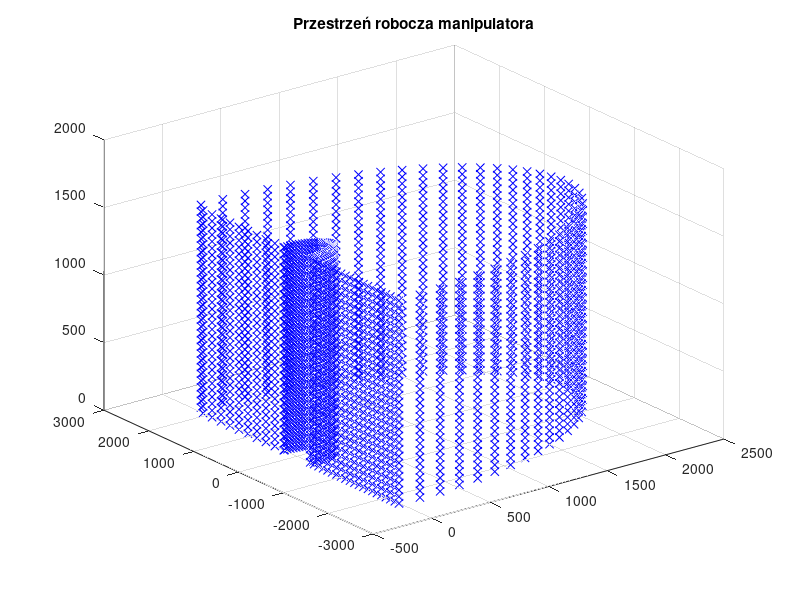

Source code (MATLAB): (Note: this script raises an error after producing the figure.)

%%

% %Przestrzen robota
P0=[0;0;0;1];
dlugoscRamienia1 = 870;
dlugoscRamienia2 = 1016;
odstepWysokosc = 100;       %odstep kropek po wysokosc toru jezdnego
odstepSzerokosc = 50;     %odstep kropek po szerokosci/max wychylenie
odstepKat = 0.08;          %odstep kropek po kacie
szerokoscRobota = 619;    %szerokosc podstawy robota
martwePole = 0.476*szerokoscRobota;   %martwe pole przy podstawie robota, obliczone z tg (rys. dlugosc martwego pola)
torJezdny = 1500;          %dlugosc toru jezdnego
maxWyprostowanie = 2280;    %dlugosc maksymalnie wyprostowanego robota
obszarRoboczy = maxWyprostowanie - martwePole;  %obszar ktory osiaga robot

%   macierze
figure(1);
for theta1 = 3.14 : odstepKat : 2*3.14
for L1 = 0 : odstepSzerokosc : torJezdny
for L2 = martwePole : obszarRoboczy : maxWyprostowanie

%   macierze
A12 = [1 0 0 0; 0 1 0 0; 0 0 1 L1; 0 0 0 1];
A11 = [cos(theta1) -sin(theta1) 0 0; sin(theta1) cos(theta1) 0 0; 0 0 1 0; 0 0 0 1];
 
A1=A11*A12;
A23 = [1 0 0 0; 0 cos(-pi/2) -sin(-pi/2) 0; 0 sin(-pi/2) cos(-pi/2) 0; 0 0 0 1];
A2=A23; 
A3  = [1 0 0 0; 0 1 0 0; 0 0 1 L2; 0 0 0 1];

T5=A1*A2*A3;
 
P1=T5*P0;
x=P1(1,1);
y=P1(2,1);
z=P1(3,1);
plot3(x,y,z,'bx'),grid on, hold on;
end
end
end
x2=0;
for s1= -maxWyprostowanie : odstepWysokosc : -martwePole
    %linie proste gora dol
    for s2= 0 : odstepSzerokosc : torJezdny
        plot3(x2,s1,s2,'bx'),grid on, hold on;    
    end
end
 
for s3= martwePole : odstepWysokosc + 100 : maxWyprostowanie
    for s4= 0 : odstepSzerokosc : torJezdny
        plot3(x2,s3,s4,'bx'),grid on, hold on;
        title 'Przestrzeń robocza manipulatora';
    end
end

%%

% %Kinematyka prosta

n=0;
while (n==0)
 n=0;
 przesuniecie1 = input ('Podaj wartość przesunięcia1 osi przesuwnej z predziału <0;1500>: ');
 teta11 = input ('Podaj wartość kąta obrotu theta1 w drugim złączu z przedzialu <-60;60>: ');
 teta12 = input ('Podaj wartość kąta obrotu theta1 w trzecim złączu z przedziału <-60;60>: ');
 przesuniecie2 = input ('Podaj wartość przesunięcia2 osi przesuwnej z predziału <0;1500>: ');
 teta21 = input ('Podaj wartość kąta obrotu theta2 w drugim złączu z przedzialu <-60;60>: '); 
 teta22 = input ('Podaj wartość kąta obrotu theta2 w trzecim złączu z przedziału <-60;60>: ');
 if ((-60)<=teta11 && teta11<=60 && (-60)<=teta12 && teta12<=60 && 0<=przesuniecie1 && przesuniecie1<=1500 && (-60)<=teta21 && teta21<=60 && (-60)<=teta22 && teta22<=60 && 0<=przesuniecie2 && przesuniecie2<=1500), n=1;
 else 
     disp ('Wartości nie zostały wybrane z zakresu, wprowadź jeszcze raz');
 end
end
delta_konfiguracyjne=[przesuniecie2-przesuniecie1,teta22-teta12,teta21-teta11];
[xe,ye,ze] = prostakin(przesuniecie2*pi()/180,teta12*pi()/180,teta22*pi()/180);
[xs,ys,zs] = prostakin(przesuniecie1*pi()/180,teta11*pi()/180,teta21*pi()/180);

teta11_ = teta11;
teta12_ = teta12;
przesuniecie1_ = przesuniecie1;
%przesuniecie1=przesuniecie1/2;
%przesuniecie2=przesuniecie2/2;
roznica1=teta21-teta11;
roznica2=teta22-teta12;
roznica3=przesuniecie2-przesuniecie1;
skok1=roznica1/100;
skok2=roznica2/100;
skok3=roznica3/100;



for i=1:100
 a1=[1,0,0,50; 0,1,0,0; 0,0,1,przesuniecie1; 0,0,0,1];
 b1=[cos(teta11*0.017453293), -sin(teta11*0.017453293),0, dlugoscRamienia1*cos(teta11*0.017453293); sin(teta11*0.017453293), cos(teta11*0.017453293), 0, dlugoscRamienia1*sin(teta11*0.017453293); 0, 0, 1, przesuniecie1; 0,0,0,1];
 c1=[cos(teta12*0.017453293), -sin(teta12*0.017453293),0, dlugoscRamienia2*cos(teta12*0.017453293); sin(teta12*0.017453293), cos(teta12*0.017453293), 0, dlugoscRamienia2*sin(teta12*0.017453293); 0, 0, 1, 0; 0,0,0,1];
 T1=a1*b1*c1;
 plot3(T1(1,4),T1(2,4),T1(3,4), '.r','MarkerSize',15);
 hold on;
 pause(0.01);
 %teta11=teta11+skok1;
 %teta12=teta12+skok2;
 %przesuniecie1=przesuniecie1+skok3;
end

%%

%Wykresy

vmax=[139,188,363];% vtheta 1 dps/vtheta2 dps/ vtheta3 dps

maksymalny_czas_ruchu = abs(delta_konfiguracyjne./vmax);
ramp = 0.1;
v_zlacza=delta_konfiguracyjne./max(maksymalny_czas_ruchu);
time_obl=max(maksymalny_czas_ruchu);
t_accel=ramp*time_obl; %czas rozpedzania

accel=ramp*time_obl; %czas rozpedzania
smax=time_obl; %czas ruchu z pelna predkoscia
t_deccel=smax/1-t_accel; %czas rozpoczecia hamowania
t1=linspace(0,t_accel);
t2=linspace(t_accel*1.01,t_accel+t_deccel); 
t3=linspace((t_accel+t_deccel)*1.01, t_accel*2+t_deccel);
t=[t1 t2 t3];

v1_theta1=(v_zlacza(1)/t_accel)*t1;%predkosci w zlaczu theta1
v2_theta1=(v_zlacza(1)*t2)./t2;
v3_theta1=v_zlacza(1)-(v_zlacza(1)/t_accel)*(t3-t_accel-t_deccel);
v_theta1=[v1_theta1 v2_theta1 v3_theta1];
v1_theta2=(v_zlacza(2)/t_accel)*t1;%predkosci w zlaczu theta2
v2_theta2=(v_zlacza(2)*t2)./t2;
v3_theta2=v_zlacza(2)-(v_zlacza(2)/t_accel)*(t3-t_accel-t_deccel);
v_theta2=[v1_theta2 v2_theta2 v3_theta2];
v1_theta3=(v_zlacza(3)/t_accel)*t1;%predkosci w zlaczu przesuwnym
v2_theta3=(v_zlacza(3)*t2)./t2;
v3_theta3=v_zlacza(3)-(v_zlacza(3)/t_accel)*(t3-t_accel-t_deccel);
v_theta3=[v1_theta3 v2_theta3 v3_theta3];

%%

figure(2)%wykres predkosci zlacz w czasie

plot(t,v_theta1,'r',t,v_theta2,'g',t,v_theta3,'b')
title('Wykres predkosci zlaczy');
xlabel('Czas');
ylabel('Predkosc');
legend('Theta1 [°/s]','Theta2 [°/s]','Theta3 [°/s]');
grid;


% ruch w zlaczu theta1
s1_theta1=0.5*(v_zlacza(1)/t_accel)*t1.*t1;
s1t_accel_theta1=0.5*(v_zlacza(1)/t_accel)*t_accel^2;
s2_theta1=s1t_accel_theta1+v_zlacza(1)*(t2-t_accel);
s2t_deccel_theta1=s1t_accel_theta1+v_zlacza(1)*t_deccel;
s3_theta1=s2t_deccel_theta1+v_zlacza(1)*(t3-t_accel-t_deccel)-0.5*(v_zlacza(1)/t_accel)*(t3-t_accel-t_deccel).*(t3-t_accel-t_deccel);
s3t_accel_theta1=s2t_deccel_theta1+v_zlacza(1)*(t_accel)-0.5*(v_zlacza(1)/t_accel)*t_accel^2;

%ruchu w zlaczu theta2
s1_theta2=0.5*(v_zlacza(2)/t_accel)*t1.*t1;
s1t_accel_theta2=0.5*(v_zlacza(2)/t_accel)*t_accel^2;
s2_theta2=s1t_accel_theta2+v_zlacza(2)*(t2-t_accel);
s2t_deccel_theta2=s1t_accel_theta2+v_zlacza(2)*t_deccel;
s3_theta2=s2t_deccel_theta2+v_zlacza(2)*(t3-t_accel-t_deccel)-0.5*(v_zlacza(2)/t_accel)*(t3-t_accel-t_deccel).*(t3-t_accel-t_deccel);
s3t_accel_theta2=s2t_deccel_theta2+v_zlacza(2)*(t_accel)-0.5*(v_zlacza(2)/t_accel)*t_accel^2;

%ruch w zlaczu theta 3
s1_theta3=0.5*(v_zlacza(3)/t_accel)*t1.*t1;
s1t_accel_theta3=0.5*(v_zlacza(3)/t_accel)*t_accel^2;
s2_theta3=s1t_accel_theta3+v_zlacza(3)*(t2-t_accel);
s2t_deccel_theta3=s1t_accel_theta3+v_zlacza(3)*t_deccel;
s3_theta3=s2t_deccel_theta3+v_zlacza(3)*(t3-t_accel-t_deccel)-0.5*(v_zlacza(3)/t_accel)*(t3-t_accel-t_deccel).*(t3-t_accel-t_deccel);
s3t_accel_theta3=s2t_deccel_theta3+v_zlacza(3)*(t_accel)-0.5*(v_zlacza(3)/t_accel)*t_accel^2;
s_theta1=[s1_theta1 s2_theta1 s3_theta1];%zlacza w czasie t1 t2 t3
s_theta2=[s1_theta2 s2_theta2 s3_theta2];
s_theta3=[s1_theta3 s2_theta3 s3_theta3];
s_theta1 = s_theta1+przesuniecie1_;
s_theta2 = s_theta2+teta12_;
s_theta3 = s_theta3+teta11_;

%%

figure(3)

plot(t,s_theta1,'r',t,s_theta2,'g',t,s_theta3,'b')
hold on;
title('Wykresy ruchu w zlaczach');
xlabel('Czas [s]');
ylabel('droga');
legend('Theta1 [°]','Theta3 [°]','Theta2 [°]');
grid;
disp(' ');
disp(['Czas ruchu=' num2str(round(t(300),3)),'s'])


%Bezier
[xacc,yacc,zacc]=prostakin((przesuniecie1+(0.05*delta_konfiguracyjne(1)))*pi()/180,(teta11+(0.05*delta_konfiguracyjne(2)))*pi()/180,(teta21+(0.03*delta_konfiguracyjne(3)))*pi()/180);
[xdcc,ydcc,zdcc]=prostakin((przesuniecie2+(0.05*delta_konfiguracyjne(1)))*pi()/180,(teta12+(0.05*delta_konfiguracyjne(2)))*pi()/180,(teta22+(0.03*delta_konfiguracyjne(3)))*pi()/180);

 czasproste=0:0.5:20; % chwila t dla rysowania prostej na punktach startu i koÅca ruchu
odleg=12; % odlegÅoÅÄ punktu kontrolnego od punktu startowego

A=[xs,ys,zs]; % wsp punktu startowego
B=[xacc,yacc,zacc] ;% wsp punktu koÅca przyspieszania
% wsp punktu poczÄtku hamowania
D= [xe,ye,ze]; % wsp punktu koÅcowego
C=[xdcc,ydcc,zdcc]; 
% wyliczanie wspÃ³ÅczynnikÃ³w dla prostych 
BminusA=B-A;
DminusC=D-C;
x_prostej1=A(1)+BminusA(1)*czasproste;
y_prostej1=A(2)+BminusA(2)*czasproste;
z_prostej1=A(3)+BminusA(3)*czasproste;
x_prostej2=C(1)+DminusC(1)*czasproste;
y_prostej2=C(2)+DminusC(2)*czasproste;
z_prostej2=C(3)+DminusC(3)*czasproste;
P0=[xs ys zs]; %punkt poczÄtkowy
P0_a=[x_prostej1(odleg),y_prostej1(odleg),z_prostej1(odleg)]; %punkt kontrolny 1 
P1_b=[x_prostej2(odleg),y_prostej2(odleg),z_prostej2(odleg)]; %punkt kontrolny 2
P1=[xe,ye,ze]; %punkt koÅcowy
P_krzywa=[P0;P0_a;P1_b;P1].'; % konwersja tablic z punktami na macierz

if t(300)~=0
P=P_krzywa;
 c_x=3*(P(1,2)-P(1,1)); b_x=3*(P(1,3)-P(1,2))-c_x; a_x=P(1,4)-P(1,1)-c_x-b_x;
    c_y=3*(P(2,2)-P(2,1)); b_y=3*(P(2,3)-P(2,2))-c_y; a_y=P(2,4)-P(2,1)-c_y-b_y;
    c_z=3*(P(3,2)-P(3,1)); b_z=3*(P(3,3)-P(3,2))-c_z; a_z=P(3,4)-P(3,1)-c_z-b_z;
    
    % Wyzznaczenie podstawowej funkcji bazowej 0<= t <=1
    % Wyznaczenie wspĂłĹ‚rzÄ™dnych
    u=linspace(0,1);
    xt=a_x.*u.^3+b_x.*u.^2+c_x.*u+P(1,1);
    yt=a_y.*u.^3+b_y.*u.^2+c_y.*u+P(2,1);
    zt=a_z.*u.^3+b_z.*u.^2+c_z.*u+P(3,1);
    
    % wyliczenie czasu ruchu na krzywej
    tk=t3(100); %caĹ‚kowity czas ruchu
    %tj=tk-t_accel; %czas rampy przyspieszania i hamowania
    tj=tk-t_accel;
    inv=400; %ew 400
    sect=1/inv*tk;
    liczba=t_accel/sect;
    u1=floor(liczba);
    if (inv==400) 
        u3=u1+1;
    end
    if (1==1)
        u3=u1+1;  %ew dodaÄ‡ u1+1 w rĂłwnaniu 
    end
    m2=inv-u1-u3;   %punkty pilnujÄ…ce ciÄ…gĹ‚oĹ›ci czasu
    m3=u1+m2; %punkty pilnujÄ…ce ciÄ…gĹ‚oĹ›ci czasu
    for u = 0:1:inv
        t=u/inv*tk; 
        if(0<t && t<= t_accel)
            v1x(u) = (c_x+2*b_x*u/inv+3*a_x*(u/inv)^2)/(t_accel/tk)*u/inv;
            v1y(u) = (c_y+2*b_y*u/inv+3*a_y*(u/inv)^2)/(t_accel/tk)*u/inv;
            v1z(u) = (c_z+2*b_z*u/inv+3*a_z*(u/inv)^2)/(t_accel/tk)*u/inv;
            ta(u) = t;
        end
    
        if((t_accel<t) && (t<= tj))
            v2x(u-u1) = (c_x+2*b_x*u/inv+3*a_x*((u/inv)^2));
            v2y(u-u1) = (c_y+2*b_y*u/inv+3*a_y*((u/inv)^2));
            v2z(u-u1) = (c_z+2*b_z*u/inv+3*a_z*((u/inv)^2));
            tb(u-u1) = t;
        end
        if(tj<t && t<=tk)
            v3x(u-m3) = -((c_x+2*b_x*u/inv+3*a_x*(u/inv)^2)/(t_accel/tk))*(u/inv-t_accel/tk-tj/tk);
            v3y(u-m3) = -((c_y+2*b_y*u/inv+3*a_y*(u/inv)^2)/(t_accel/tk))*(u/inv-t_accel/tk-tj/tk);
            v3z(u-m3) = -((c_z+2*b_z*u/inv+3*a_z*(u/inv)^2)/(t_accel/tk))*(u/inv-t_accel/tk-tj/tk);
            tc(u-m3) = t;
        end
    end   
    TXYZ=[ta tb tc];  %macierz wyliczonego czasu
    VX=[v1x v2x v3x]; %macierz prÄ™dkoĹ›ci po X
    VY=[v1y v2y v3y]; %macierz prÄ™dkoĹ›ci po Y
    VZ=[v1z v2z v3z]; %macierz prÄ™dkoĹ›ci po Z
    vv1=sqrt(v1x.^2+v1y.^2+v1z.^2); 
    vv2=sqrt(v2x.^2+v2y.^2+v2z.^2);
    vv3=sqrt(v3x.^2+v3y.^2+v3z.^2);
    VV=[vv1 vv2 vv3]; %macierz sumaryczna prÄ™dkoĹ›ci
    PR1=[xt;yt;zt]; %gotowe punkty do wykreĹ›lenia krzywej
    %plot3(PR1(1,:),PR1(2,:),PR1(3,:),'m','LineWidth',2), % rysowanie krzywej BĂ©ziera
end
    kx=VX./VV; % wspĂłĹ‚cznnik v_bezier po X 
    ky=VY./VV; % wspĂłĹ‚cznnik v_bezier po Y
    kz=VZ./VV; % wspĂłĹ‚cznnik v_bezier po Z

%%
figure(4)

plot(kx,'r');
hold on;
plot(ky,'g');
hold on;
plot(kz,'b');
legend('kx', 'ky', 'kz');
title({'Wykres wspolczynnikow predkosci'});

%%

figure(5)

czas_calkowity=linspace(0,t3(100));
plot(czas_calkowity,PR1(1,:),'r');
hold on;
plot(czas_calkowity,PR1(2,:),'g');
hold on
plot(czas_calkowity,PR1(3,:),'b');
hold on
legend('Sx','Sy','Sz');
title({'Wykres połozen koncowki'});

%%

figure(6)

plot(TXYZ,VX,'r')
xlabel('czas [s]');
ylabel('VX [mm/s]');
hold on;
subplot(1,1,1);
plot(TXYZ,VY,'g')
xlabel('czas [s]');
ylabel('VY [mm/s]');
hold on;
subplot(1,1,1);
plot(TXYZ,VZ,'b')
xlabel('czas [s]');
ylabel('VZ [mm/s]');
hold on;
subplot(1,1,1);
plot(TXYZ,VV,'k')
xlabel('czas [s]');
ylabel('Predkosc [mm/s]');
hold on;
title({'Wykres predkosci koncowki'});
legend('Vx','Vy','Vz','Vwypadkowa');
grid on;  


